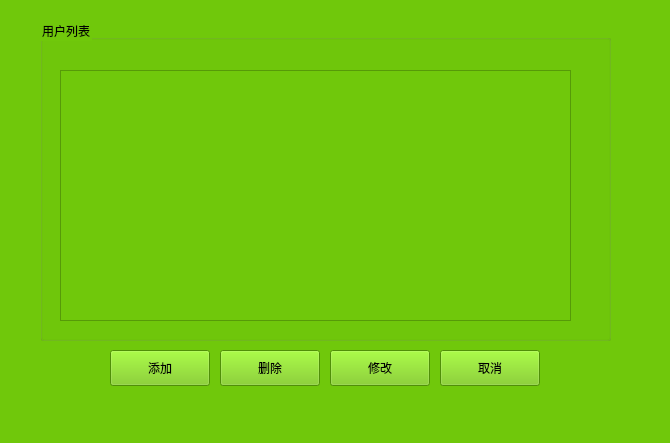
<ui version="4.0" >
 <class>frm_userManager</class>
 <widget class="QWidget" name="frm_userManager" >
  <property name="geometry" >
   <rect>
    <x>0</x>
    <y>0</y>
    <width>670</width>
    <height>443</height>
   </rect>
  </property>
  <property name="windowTitle" >
   <string>用户管理</string>
  </property>
  <property name="styleSheet" >
   <string notr="true" >font: 12pt "WenQuanYi Zen Hei";
background-color: rgb(112, 200, 11);</string>
  </property>
  <widget class="QGroupBox" name="groupBox" >
   <property name="geometry" >
    <rect>
     <x>40</x>
     <y>20</y>
     <width>571</width>
     <height>321</height>
    </rect>
   </property>
   <property name="title" >
    <string>用户列表</string>
   </property>
   <widget class="QTableWidget" name="tableWidget" >
    <property name="geometry" >
     <rect>
      <x>20</x>
      <y>50</y>
      <width>511</width>
      <height>251</height>
     </rect>
    </property>
   </widget>
  </widget>
  <widget class="QPushButton" name="pushButton" >
   <property name="geometry" >
    <rect>
     <x>110</x>
     <y>350</y>
     <width>100</width>
     <height>36</height>
    </rect>
   </property>
   <property name="text" >
    <string>添加</string>
   </property>
  </widget>
  <widget class="QPushButton" name="pushButton_2" >
   <property name="geometry" >
    <rect>
     <x>220</x>
     <y>350</y>
     <width>100</width>
     <height>36</height>
    </rect>
   </property>
   <property name="text" >
    <string>删除</string>
   </property>
  </widget>
  <widget class="QPushButton" name="pushButton_3" >
   <property name="geometry" >
    <rect>
     <x>330</x>
     <y>350</y>
     <width>100</width>
     <height>36</height>
    </rect>
   </property>
   <property name="text" >
    <string>修改</string>
   </property>
  </widget>
  <widget class="QPushButton" name="pushButton_4" >
   <property name="geometry" >
    <rect>
     <x>440</x>
     <y>350</y>
     <width>100</width>
     <height>36</height>
    </rect>
   </property>
   <property name="text" >
    <string>取消</string>
   </property>
  </widget>
 </widget>
 <resources/>
 <connections/>
</ui>
